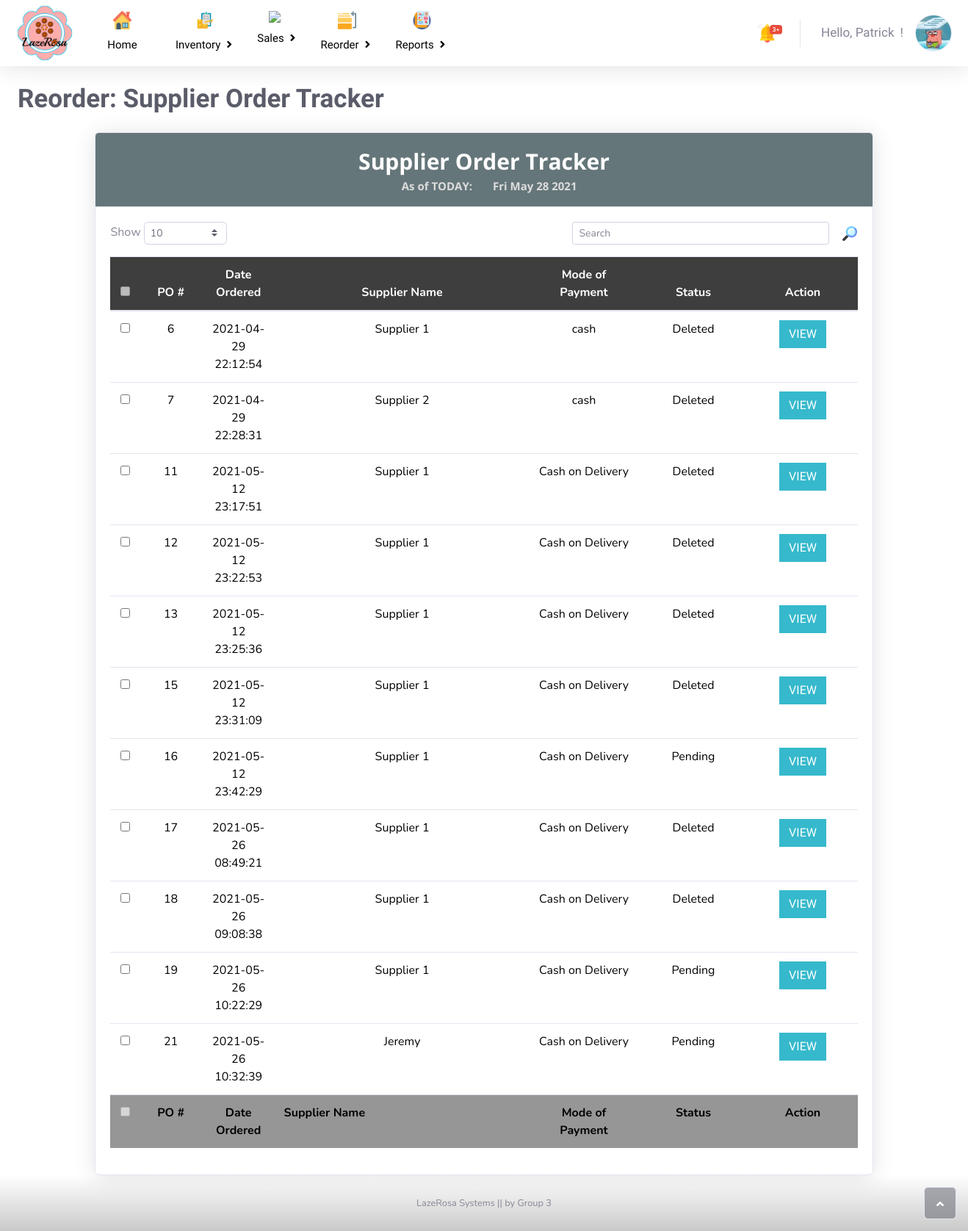
/supplierordertracker.php, run on an earlier commit of the app's database.
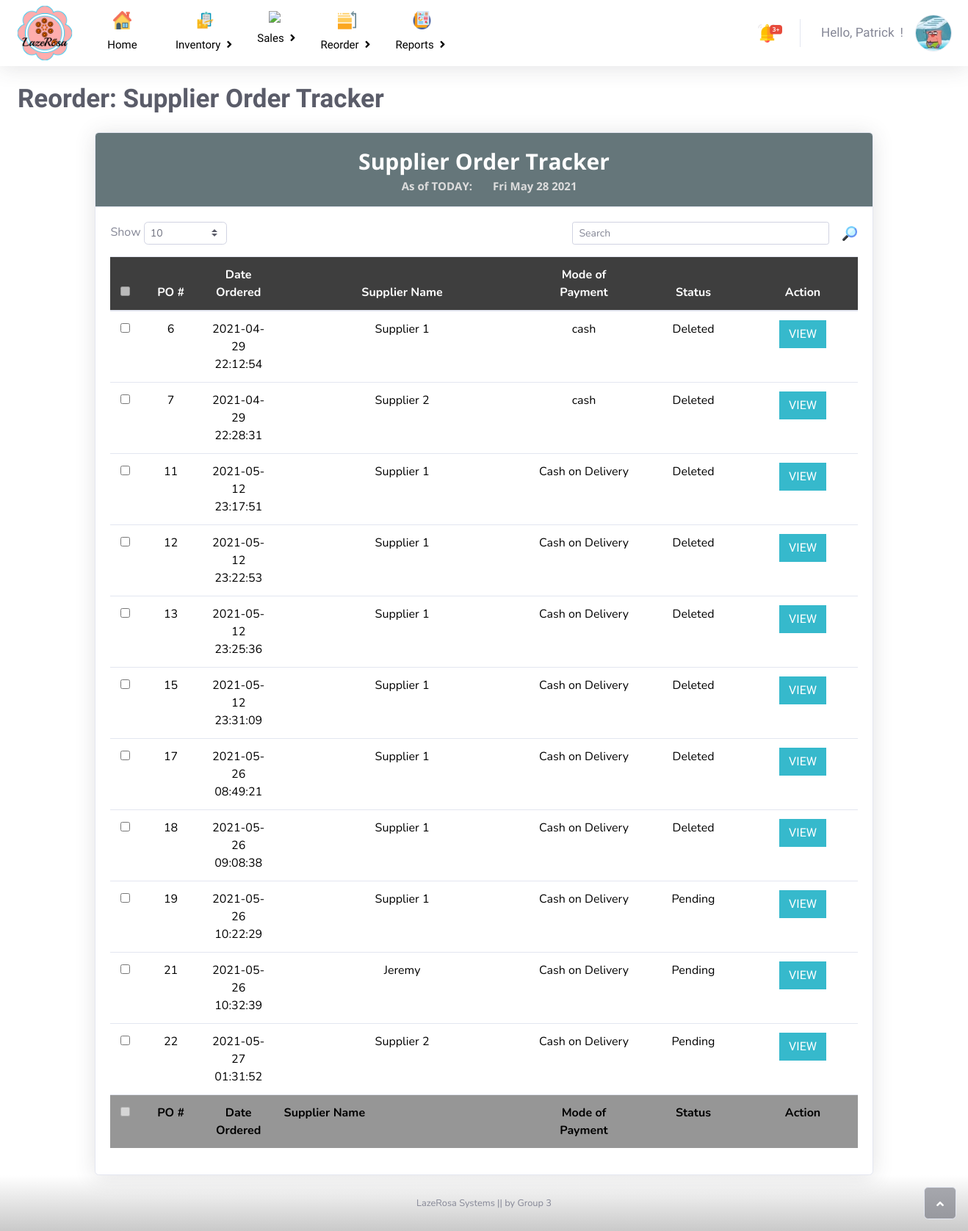
And on a later commit of the database.
### tables this page shows
CREATE TABLE `purchase_orders` (
  `purchaseID` int(11) NOT NULL,
  `supplierID` int(5) NOT NULL,
  `PONumber` int(4) NOT NULL,
  `dateOrdered` datetime NOT NULL,
  `deliveryDate` date DEFAULT NULL,
  `paymentMethod` varchar(45) NOT NULL,
  `courier` varchar(45) NOT NULL,
  `subtotal` decimal(10,0) NOT NULL,
  `discountfee` decimal(10,0) NOT NULL,
  `shopeefee` decimal(10,0) NOT NULL,
  `total` decimal(10,0) NOT NULL,
  `status` varchar(45) NOT NULL,
  `shiptoAddress` varchar(100) DEFAULT NULL
);

CREATE TABLE `suppliers` (
  `supplierID` int(5) NOT NULL,
  `supplierName` varchar(45) NOT NULL,
  `supplierEmail` varchar(45) NOT NULL,
  `supplierNumber` varchar(45) NOT NULL,
  `supplierAddress` varchar(100) NOT NULL
);

### supplierordertracker.php (the view, shortened to what the changed rows need)
<?php
require_once('mysql_connect.php');
?>
<!DOCTYPE html>
<html>
<head>
    <link rel="stylesheet" href="assets/bootstrap/css/bootstrap.min.css">
    <link rel="stylesheet" href="assets/css/Jost.css">
    <link rel="stylesheet" href="assets/fonts/fontawesome-all.min.css">
    <link rel="stylesheet" href="assets/fonts/material-icons.min.css">
    <link rel="stylesheet" href="assets/css/breadcrumb.css">
    <link rel="stylesheet" href="assets/css/customtable.css">
    <link rel="stylesheet" href="https://cdnjs.cloudflare.com/ajax/libs/animate.css/3.5.2/animate.min.css">
    <link rel="stylesheet" href="assets/css/sticky-dark-top-nav-with-dropdown-1.css">
    <link rel="stylesheet" href="assets/css/sticky-dark-top-nav-with-dropdown.css">
</head>
<body id="Page-Body">
<div id="Page-Wrapper">
        <div class="d-flex flex-column" id="Body-Wrapper">
            <div id="Body">
    <div class="container-fluid" id="Page-Content">
        <div class="card shadow" id="SuppOL_Table" style="margin-right: 8vw;margin-left: 8vw;">
            <div class="card-body" id="Table-Body">
                <div class="table-responsive table mt-2" id="SuppOL-TableFrame" role="grid" aria-describedby="dataTable_info">
                    <table class="table my-0" id="pot">
                        <thead id="Table-Header">
                            <tr class="text-center" id="Table-HeaderRow" style="background-color: #3e3e3e;font-family: Nunito, sans-serif;color: rgb(255,255,255);/*background: linear-gradient(to right, #2657eb, #de6161);*/">
                                <th class="text-center" style="width: 40px;"><input type="checkbox" id="Checkbox-Header" disabled=""></th>
                                <th style="width: 85px;">PO #</th>
                                <th style="width: 100px;">Date Ordered</th>
                                <th class="text-center" style="width: 350px;">Supplier Name</th>
                                <th style="width: 150px;">Mode of Payment</th>
                                <th style="width: 150px;">Status</th>
                                <th style="width: 150px;">Action</th>
                            </tr>
                        </thead>
                        <tbody id="Table-Body">
                          <form method="POST">
                          <?php
                          $query = "SELECT p.*, s.* FROM purchase_orders p JOIN suppliers s ON p.supplierID = s.supplierID WHERE status = 'Pending' or status = 'Deleted'";
                          $result = mysqli_query($dbc, $query);
                          $i = 0;
                          while ($row = mysqli_fetch_array($result, MYSQLI_ASSOC)) {
                            $i++;
                            echo "<tr class='text-center' style='font-family: Nunito, sans-serif;color: rgb(0,0,0);'>";
                            echo "<td><input type='checkbox' name='poid[]' value='{$row['purchaseID']}'></td>";
                            echo "<td>{$row['purchaseID']}</td>";
                            echo "<td>{$row['dateOrdered']}</td>";
                            echo "<td>{$row['supplierName']}</td>";
                            echo "<td>{$row['paymentMethod']}</td>";
                            echo "<td>{$row['status']}</td>";
                          ?>
                          <td>
                            <button type='button' class="btn btn-info float-center" data-toggle='modal' data-target='#viewModal<?php echo $i; ?>'>VIEW</button>
                          </td>
                          <?php
                            echo "</tr>";
                          }
                          ?>
                        </tbody>
                    </table>
                </div>
    </div>
    </div>
    </div>
    </div>
    </div><a class="border rounded d-inline scroll-to-top" id="Pagetop-Button" href="#page-top"><i class="fas fa-angle-up"></i></a></div>
</body>
</html>

What changed in the data, as far as the page shows it:
no longer on this page (row edited): purchase_orders: purchaseID "16", dateOrdered "2021-05-12 23:42:29", supplierID.supplierName "Supplier 1", paymentMethod "Cash on Delivery", status "Pending"
added purchase_orders: purchaseID "22", dateOrdered "2021-05-27 01:31:52", supplierID.supplierName "Supplier 2", paymentMethod "Cash on Delivery", status "Pending"
